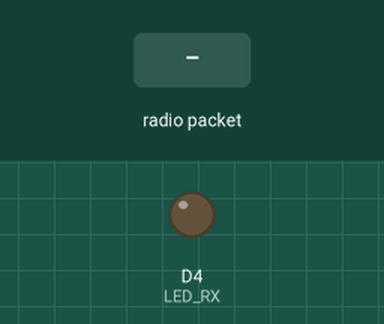
Simulated run of this sketch. Board: ESP8266 (NodeMCU). On the bench: output pins drawn as LEDs (lit = HIGH). Dashed ring = blinking. The test bench sets the inputs (shaded band). WiFi joins after 1.5 s; servers stay silent unless stated; no radio packets arrive unless stated; no MQTT or app messages arrive unless stated; what the sketch prints to the serial monitor is not drawn.

Above: at 2.7 s.
2.8 s: radio packet "1" arrives
At 2.9 s:
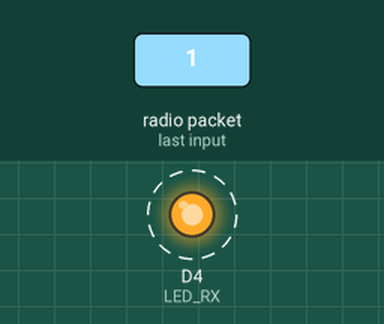
Timing chart, 0 to 5.8 s (numbered marks = the images above; inputs shaded):
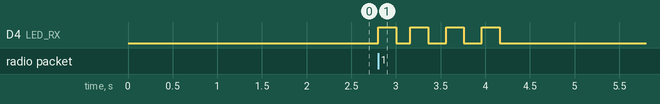

Measured:
- after the input at 2.8 s, D4 (LED_RX): alternates HIGH for 0.20 s and LOW for 0.20 s, 8 changes in all, then stays LOW, starting at once

The sketch:

Reciever-tcs34725.ino
```cpp
#include <Wire.h>
#include <SPI.h>
#include <LoRa.h>
#include <ESP8266WiFi.h>
#include <PubSubClient.h>

// Konfigurasi pin LoRa SX1278
#define SS    D8
#define RST   D1
#define DIO0  D0

// LED indikator saat menerima data
#define LED_RX D4

// Konfigurasi WiFi
#define WIFI_SSID     "V2031"
#define WIFI_PASSWORD "11111118"

// Konfigurasi MQTT
#define MQTT_HOST     "test.mosquitto.org"
#define MQTT_PORT     1883
#define MQTT_TOPIC    "lora/warna01"

// Objek MQTT dan WiFi client
WiFiClient espClient;
PubSubClient client(espClient);

void setup() {
  Serial.begin(9600);
  pinMode(LED_RX, OUTPUT);

  // Koneksi WiFi
  WiFi.begin(WIFI_SSID, WIFI_PASSWORD);
  Serial.print("Menghubungkan ke WiFi");
  while (WiFi.status() != WL_CONNECTED) {
    delay(500);
    Serial.print(".");
  }
  Serial.println("\nWiFi terhubung");

  // Inisialisasi MQTT
  client.setServer(MQTT_HOST, MQTT_PORT);

  // Inisialisasi LoRa
  LoRa.setPins(SS, RST, DIO0);
  if (!LoRa.begin(433E6)) {
    Serial.println("Gagal memulai LoRa!");
    while (1);
  }
  Serial.println("LoRa siap!");
}

void loop() {
  if (!client.connected()) {
    reconnectMQTT();
  }
  client.loop();

  int packetSize = LoRa.parsePacket();
  if (packetSize) {
    String receivedText = "";

    while (LoRa.available()) {
      receivedText += (char)LoRa.read();
    }

    Serial.println("Diterima: " + receivedText);

    // LED berkedip saat data diterima
    digitalWrite(LED_RX, HIGH);
    delay(200);
    digitalWrite(LED_RX, LOW);

    // Parsing CSV "counter,R,G,B"
    int firstComma = receivedText.indexOf(',');
    int secondComma = receivedText.indexOf(',', firstComma + 1);
    int thirdComma = receivedText.indexOf(',', secondComma + 1);

    if (firstComma != -1 && secondComma != -1 && thirdComma != -1) {
      String paketNum = receivedText.substring(0, firstComma);
      String rValue = receivedText.substring(firstComma + 1, secondComma);
      String gValue = receivedText.substring(secondComma + 1, thirdComma);
      String bValue = receivedText.substring(thirdComma + 1);

      // Format JSON untuk dikirim ke Node-RED
      String payload = "{";
      payload += "\"packet\":" + paketNum + ",";
      payload += "\"r\":" + rValue + ",";
      payload += "\"g\":" + gValue + ",";
      payload += "\"b\":" + bValue;
      payload += "}";

      // Kirim ke Node-RED via MQTT
      client.publish(MQTT_TOPIC, payload.c_str());
      Serial.println("Data dikirim ke MQTT:");
      Serial.println(payload);
    } else {
      Serial.println("Format data tidak valid!");
    }

    // Kirim ACK ke transmitter
    delay(100);
    LoRa.beginPacket();
    LoRa.print("ACK");
    LoRa.endPacket();
    Serial.println("ACK dikirim!");

    // LED berkedip 3x
    for (int i = 0; i < 3; i++) {
      digitalWrite(LED_RX, HIGH);
      delay(200);
      digitalWrite(LED_RX, LOW);
      delay(200);
    }
  }
}

void reconnectMQTT() {
  while (!client.connected()) {
    Serial.print("Menghubungkan ke MQTT...");
    if (client.connect("LoRaReceiverClient")) {
      Serial.println("Terhubung ke broker");
    } else {
      Serial.print("Gagal, rc=");
      Serial.print(client.state());
      Serial.println(" coba lagi dalam 5 detik");
      delay(5000);
    }
  }
}
```
